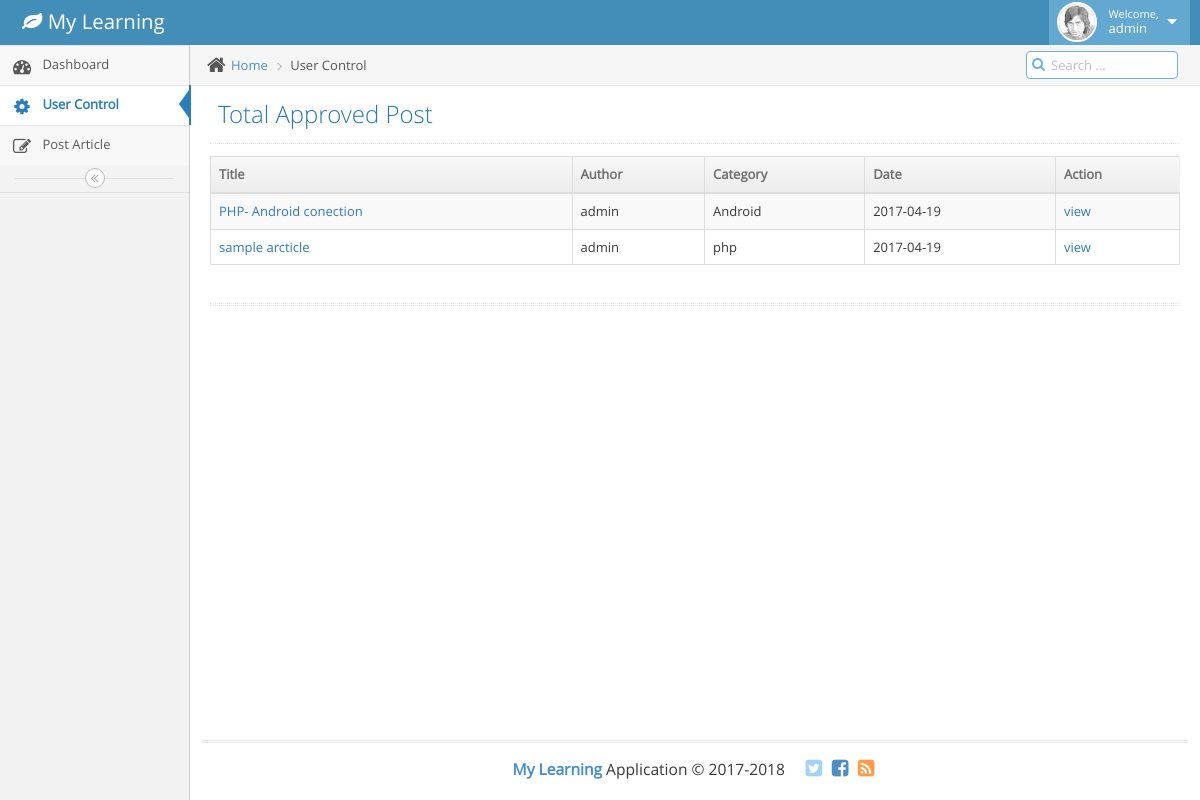
Screenshot of /login/post_list.php (signed in) with the database file from the repository.
### tables this page shows
CREATE TABLE `upload` (
  `up_id` int(11) NOT NULL,
  `u_id` int(11) NOT NULL,
  `cat_id` int(11) NOT NULL,
  `up_date` date DEFAULT NULL,
  `up_title` varchar(100) NOT NULL,
  `up_content` varchar(1500) NOT NULL,
  `up_img` varchar(100) DEFAULT NULL COMMENT 'upload image',
  `up_upload` varchar(200) DEFAULT NULL COMMENT 'upload source code .zip file',
  `up_status` tinyint(1) NOT NULL
);

CREATE TABLE `user` (
  `u_id` int(11) NOT NULL,
  `u_name` varchar(30) NOT NULL,
  `u_email` varchar(50) NOT NULL,
  `u_pwd` varchar(200) NOT NULL,
  `u_pic` varchar(100) NOT NULL,
  `u_level` tinyint(1) NOT NULL COMMENT ' level of user 1 admin, 0 user',
  `u_status` tinyint(1) NOT NULL COMMENT 'status of user 1- verified 0 non verified'
);

CREATE TABLE `category` (
  `cat_id` int(11) NOT NULL,
  `cat_name` varchar(100) NOT NULL
);

### login/post_list.php (the view, shortened to what this page needs)
		<?php
include 'top.php';
		 ?>
		<div class="main-container" id="main-container">
			<div id="sidebar" class="sidebar                  responsive">
				<ul class="nav nav-list">
					<li>
						<a href="dashboard.php">
							<i class="menu-icon fa fa-tachometer"></i>
							<span class="menu-text"> Dashboard </span>
						</a>
					</li>
					<li class="active">
						<a href="users.php">
							<i class="menu-icon fa fa-gear"></i>
							<span class="menu-text"> User Control </span>
						</a>
					</li>
                                        <li>
						<a href="post.php">
							<i class="menu-icon fa fa-edit"></i>
							<span class="menu-text"> Post Article </span>
						</a>
					</li>
				</ul>
				<div class="sidebar-toggle sidebar-collapse" id="sidebar-collapse">
					<i class="ace-icon fa fa-angle-double-left" data-icon1="ace-icon fa fa-angle-double-left" data-icon2="ace-icon fa fa-angle-double-right"></i>
				</div>
			</div>
			<div class="main-content">
				<div class="main-content-inner">
					<div class="breadcrumbs" id="breadcrumbs">
						<ul class="breadcrumb">
							<li>
								<i class="ace-icon fa fa-home home-icon"></i>
								<a href="#">Home</a>
							</li>
							<li class="active">User Control</li>
						</ul>
						<div class="nav-search" id="nav-search">
							<form class="form-search">
								<span class="input-icon">
									<input type="text" placeholder="Search ..." class="nav-search-input" id="nav-search-input" autocomplete="off" />
									<i class="ace-icon fa fa-search nav-search-icon"></i>
								</span>
							</form>
						</div>
					</div>
					<div class="page-content">
						<div class="page-header">
							<h1>Total Approved Post</h1>
						</div>
						<div class="row">
							<div class="col-xs-12">
								<div class="row">
									<div class="col-xs-12">
										<table id="simple-table" class="table table-striped table-bordered table-hover">
											<thead>
												<tr>
													<th>Title</th>
													<th>Author</th>
													<th class="hidden-480">Category</th>
													<th>Date</th>
                                                                                                        <th>Action</th>
												</tr>
											</thead>
											<tbody>
												<?php
												$stmt = $conn->prepare("SELECT * FROM upload, category,user "
                                                                                                        . "WHERE upload.up_status = 1"
                                                                                                        . " AND upload.cat_id = category.cat_id "
                                                                                                        . "AND upload.u_id = user.u_id");
														$stmt->execute();
	                       foreach ($stmt->fetchAll() as $value) {
																	 echo "<tr>  <td>
					 														<a href=\"#\">{$value['up_title']}</a>
					 													</td>
					 													<td>{$value['u_name']}</td>";
                                      													   echo"<td class=\"hidden-480\">{$value['cat_name']}</td>";
                                                                                                                                           echo"<td class=\"hidden-480\">{$value['up_date']}</td>";
																	  echo"	<td> <a href=\"master_view.php?pid={$value['up_id']}\" target=\"_blank\">view</a></td>
					 												</tr>
																				 ";
}
												 ?>
											</tbody>
										</table>
									</div>
								</div>
								<div class="hr hr-18 dotted hr-double"></div>
							</div>
						</div>
					</div>
				</div>
			</div>
			<?php include 'footer.php'; ?>

### rows the page displays
upload: up_title "PHP- Android conection", u.u_name "admin", cat.cat_name "Android", up_date "2017-04-19"
upload: up_title "sample arcticle", u.u_name "admin", cat.cat_name "php", up_date "2017-04-19"

### other values shown
$ad_name "admin"
